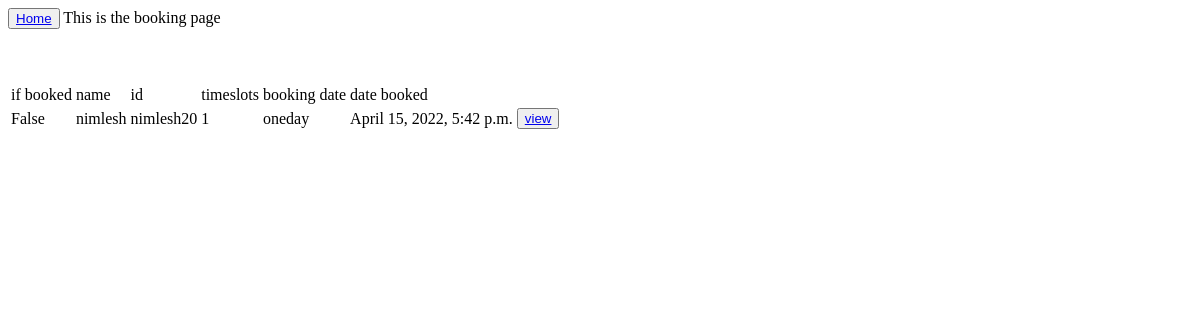
The page /booking/ on the database as committed earlier.
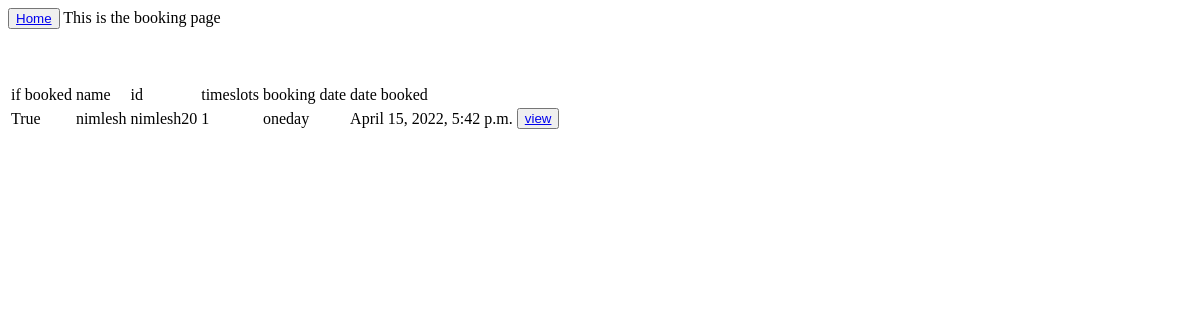
The same page on the database as committed later.
### customer/models.py (models this page shows, shortened)
class booking(models.Model):
    room=models.ForeignKey(room,null=True,on_delete=models.SET_NULL)
    Customers=models.ForeignKey(Customers,null=True,on_delete=models.SET_NULL)
    dateBooked=models.DateTimeField(auto_now_add=true,null=true)
    rules=models.ForeignKey(rules,null=True,on_delete=models.SET_NULL)
    DAYSLOT=(
        ('fullDay','fullday'),
        ('6am to 10am','6am to 10am'),
        ('10am to 3pm','10am to 3pm'),
        ('3pm to 10pm','3pm to 10pm'),
        ('10pm to 6am','10pm to 6am')
    )
    timeslots=models.CharField(max_length=200,choices=DAYSLOT)

class room(models.Model):
    isBooked=models.BooleanField(default=false)
    Customers=models.ForeignKey(Customers,null=True,on_delete=models.SET_NULL)

class Customers(models.Model):
    name=models.CharField(max_length=200,null=true)
    userId=models.CharField(max_length=200,null=true)
    password=models.CharField(max_length=50,null=true)
    email=models.EmailField(null=true)

class rules(models.Model):
    EARLYBOOK = (
        ('oneday','oneday'),
        ('twoday','twoday'),
        ('threeday','threeday'),
        ('fourDay','fourday'),
        ('fiveDay','fiveday'),
    )
    DAYSLOT=(
        ('fullDay','fullday'),
        ('6am to 10am','6am to 10am'),
        ('10am to 3pm','10am to 3pm'),
        ('3pm to 10pm','3pm to 10pm'),
        ('10pm to 6am','10pm to 6am')
    )
    totalRooms=models.IntegerField()
    timeslots=models.CharField(max_length=200,choices=DAYSLOT)
    advanceBooking=models.CharField(max_length=200,choices=EARLYBOOK)

### customer/views.py (the view)
# urls.py: path('booking/',views.bookingCl,name='booking'),
def bookingCl(request):
    bookings = booking.objects.all()
    params = {
        'booking': bookings
    }
    return render(request, 'booking.html', params)

### templates/booking.html (shortened to what this page needs)
{% extends 'base.html' %} {% block content %} This is the booking page
<br />
<br />
<br />
<br />
<table>
    <tr>
        <td>if booked</td>
        <td>name</td>
        <td>id</td>
        <td>timeslots</td>
        <td>booking date</td>
        <td>date booked</td>
    </tr>
{% for i in booking%}
  <tr>
      <td>{{ i.room.isBooked }}</td>
      <td>{{ i.Customers.name }}</td>
      <td>{{ i.Customers.userId }}</td>
      <td>{{ i.timeslots }}</td>
      <td>{{ i.rules.advanceBooking }}</td>
      <td>{{ i.dateBooked }}</td>
      <td><button><a href="{% url 'bookingCusts' i.Customers.id%}">view</a></button></td>
  </tr>
  {% endfor %}
</table>
{% endblock content %}

Rows that differ between the two databases and show on the page:
changed through a linked row, booking "nimlesh": room.isBooked "False" → "True"
